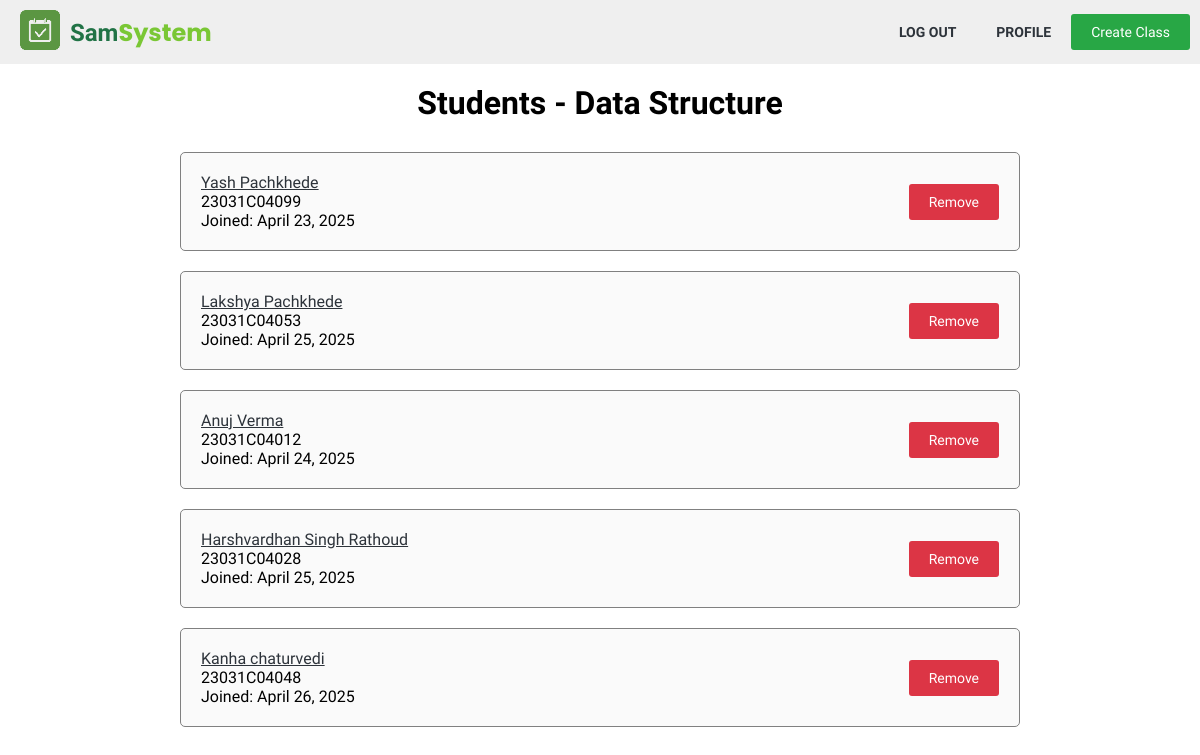
Page /teacher/class_students.php?id=3 (signed in) on the earlier database version.
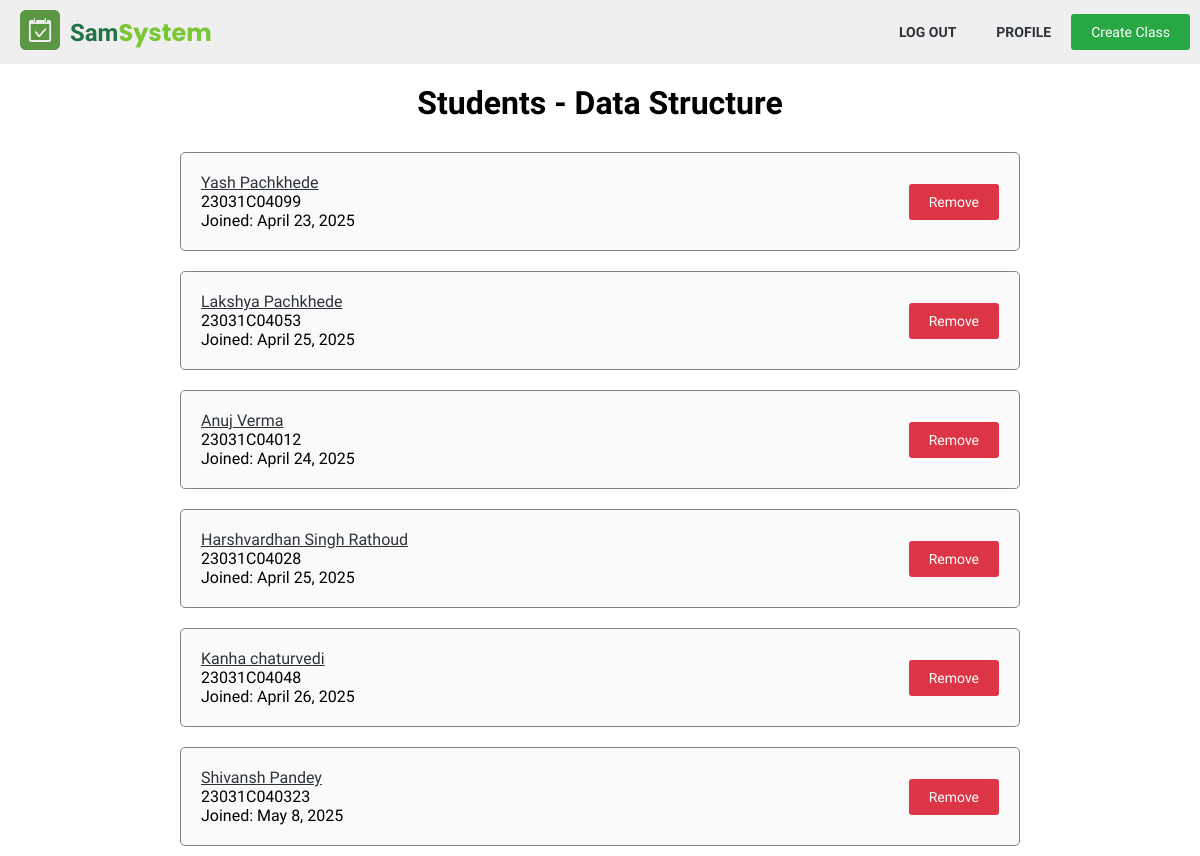
Same page on the later database version.
### tables this page shows
CREATE TABLE `attends` (
  `student_id` int(11) NOT NULL,
  `class_id` int(11) NOT NULL,
  `date_joined` datetime DEFAULT current_timestamp()
);

CREATE TABLE `user` (
  `id` int(11) NOT NULL,
  `name` varchar(50) NOT NULL,
  `email` varchar(100) NOT NULL,
  `password` varchar(255) NOT NULL,
  `type` enum('student','teacher','admin') NOT NULL DEFAULT 'student',
  `approved` tinyint(1) NOT NULL DEFAULT 0,
  `date_created` date DEFAULT current_timestamp()
);

CREATE TABLE `student_profile` (
  `student_id` int(11) NOT NULL,
  `roll_no` varchar(15) NOT NULL,
  `branch` int(11) DEFAULT NULL,
  `bio` varchar(200) DEFAULT NULL
);

### utils.php (called while the page is built, shortened)
<?php
function getRecords($conn, $table, $parameter, $value){
	$stmt = $conn->prepare("SELECT * FROM $table WHERE $parameter = ?");
	$stmt->bind_param('i', $value);
	$stmt->execute();
	$result = $stmt->get_result();
	return $result;
}
function getFormattedDate($str){
	return (new DateTime($str))->format('F j, Y');
}
?>

### teacher/class_students.php (the view, shortened to what this page needs)
<?php
require '../db/db_connector.php';
require '../utils.php';
$class_id = $_GET['id'];
$class_data = getRecords($conn, "class", "id", $class_id)->fetch_assoc();
?>
<!DOCTYPE html>
<html lang="en">
<head>
	<link rel="stylesheet" href="../css/util.css">
	<link rel="stylesheet" href="../css/style.css">
</head>
<body>
	<?php require '..\components\nav_sm.php'; ?>
	<div class="container mt20">
		<div class="d-f-col">
			<?php
			$result =getRecords($conn, "attends", "class_id", $class_id);
			if ($result->num_rows > 0){
				echo "<h1 class='mb20'>Students - " . $class_data['name'] . "</h1>";
			} else {
				echo "<h1 class='mb20'>No students in " . $class_data['name'] . "</h1>";
			}
			while ($row = $result->fetch_assoc()) {
				$user_id = $row['student_id'];
				$user_data = getRecords($conn, "user", "id", $user_id)->fetch_assoc();
				$user_profile_data = getRecords($conn, "student_profile", "student_id", $user_id)->fetch_assoc();
				echo"<div class='user-row'>
				<div class='user-row-left'>
				<a class='user-row-name td-u' href='/attendence/" . $user_data['type']. "/profile.php?id=". $user_data['id'] . "&action=view'>" . $user_data['name'] . "</a>
				<p>". $user_profile_data['roll_no'] ."</p>
				<p class='user-row-date'>Joined: ".  getFormattedDate($row['date_joined']). " </p>
				</div>
				<div class='user-row-right'>
				<form action='class_students.php?id=$class_id' method='POST'>
				<input type='hidden' name='remove_student_id' value='$user_id'>
				<input type='hidden' name='action' value='remove_student'>
				<button type='submit' class='btn btn-r'>Remove</button>
				</form>
				</div>
				</div>";
			}
			?>
		</div>
	</div>
</body>
</html>

Differences in the rows shown:
added attends: student.name "Shivansh Pandey", student_profile.roll_no "23031C040323", date_joined "May 8, 2025"
